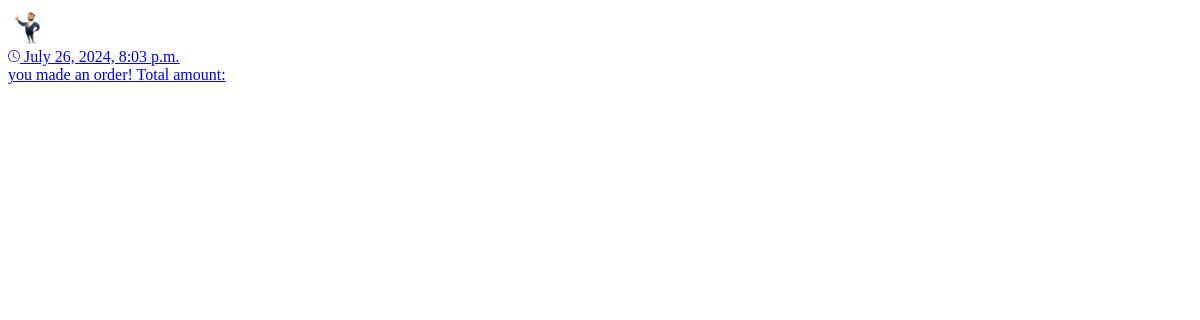
Before: /users/user_notifications/ (signed in) with the older database file.
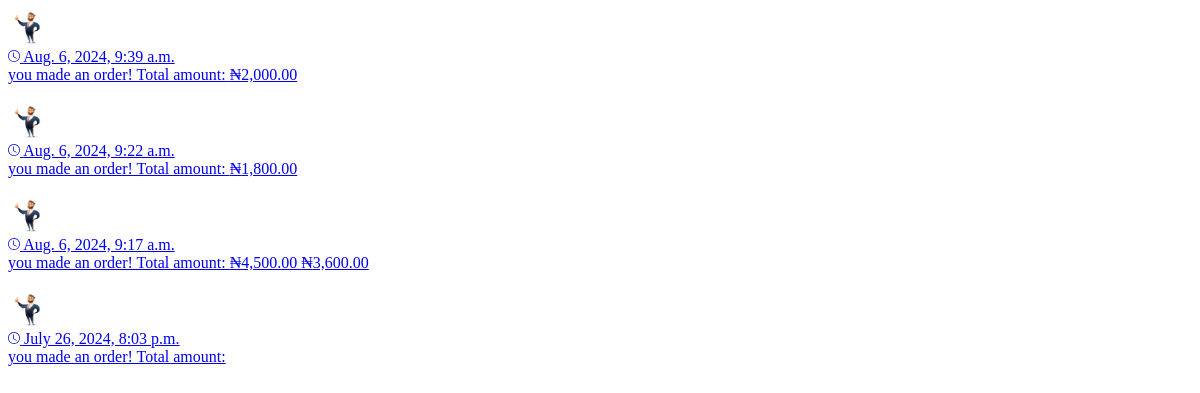
After: the same page with the newer database file.
### users/models.py (models this page shows, shortened)
class Notification(models.Model):
    NOTIFICATION_TYPES = (
        (1, "Account Created"), (2, "Order"),
    )
    user = models.ForeignKey(settings.AUTH_USER_MODEL, blank=True, null=True, on_delete=models.CASCADE,
                             related_name="noti_to_user")
    notification_type = models.IntegerField(choices=NOTIFICATION_TYPES)
    orders = models.ManyToManyField(Checkout, blank=True)
    date_posted = models.DateTimeField(default=datetime.now)
    is_seen = models.BooleanField(default=False)

### products/models.py (models this page shows, shortened)
class Checkout(models.Model):
    user = models.ForeignKey(settings.AUTH_USER_MODEL, on_delete=models.CASCADE)
    product = models.ForeignKey(Product, on_delete=models.CASCADE)
    quantity = models.IntegerField(default=0)
    complete = models.BooleanField(default=False, null=True, blank=True)
    date_posted = models.DateTimeField(default=datetime.now)
    class Meta:
        ordering = ["-date_posted"]
    @property
    def get_total(self):
        total = self.product.price * self.quantity
        return total

class Product(models.Model):
    id = models.UUIDField(default=uuid.uuid4, unique=True, primary_key=True, editable=False)
    name = models.CharField(max_length=100)
    price = models.FloatField(default=0)
    description = RichTextField()
    category = models.ForeignKey(Category, on_delete=models.CASCADE)
    image = CloudinaryField('image', default='thumbnail-placeholder-500x334.jpg')
    rating_count = models.FloatField(default=0)
    product_purchase = models.IntegerField(default=0)
    date_posted = models.DateTimeField(default=datetime.now)
    date_updated = models.DateTimeField(auto_now=True)
    class Meta:
        ordering = ["-date_posted"]

### users/views.py (the view)
# urls.py: path("users/user_notifications/", user_view.user_notifications, name="user_notifications"),
@login_required
def user_notifications(request):
    queryset = []
    for i in Notification.objects.filter(user=request.user):
        queryset.append(i.is_seen == True)
        i.is_seen = True
        i.save()
    notification = Notification.objects.filter(user=request.user).order_by("-id")[:10]
    return render(request, 'users/partials/user_notifications.html',
                  {'notification': notification})

### users/templates/users/partials/user_notifications.html (shortened to what this page needs)
{% load static %}
{% load humanize %}
{% if notification %}
{% for i in notification %}
{% if i.notification_type == 2 %}
<div class="box-element">
    <a class="dropdown-item d-flex align-items-center" href="#">
        <div class="dropdown-list-image mr-2">
            <img src="{% static 'images/successful-beard-businessman-character-gives-thumb-up-successful-man-smile-finger-agreement_573689-518.avif' %}"
                 class="avatar rounded-circle" width="40px" height="40px"
                 alt="...">
        </div>
        <div class="ml-3">
            <div class="small text-gray-500">
                <svg xmlns="http://www.w3.org/2000/svg" width="12" height="12"
                     fill="currentColor" class="bi bi-clock" viewBox="0 0 16 16">
                    <path d="M8 3.5a.5.5 0 0 0-1 0V9a.5.5 0 0 0 .252.434l3.5 2a.5.5 0 0 0 .496-.868L8 8.71V3.5z"/>
                    <path d="M8 16A8 8 0 1 0 8 0a8 8 0 0 0 0 16zm7-8A7 7 0 1 1 1 8a7 7 0 0 1 14 0z"/>
                </svg>
                {{ i.date_posted }}
            </div>
            <span class="font-weight-bold">
                you made an order! Total amount:
                {% for order in i.orders.all %}
                ₦{{ order.get_total|floatformat:2|intcomma }}
                {% endfor %}
            </span>
        </div>
    </a>
</div>
{% endif %}
{% endfor %}
{% else %}
<h5> Nothing to see here because you haven't purchased anything</h5>
<br>
{% endif %}

Changed rows visible on the page:
added Notification: notification_type 2 (drawn), date_posted "Aug. 6, 2024, 9:39 a.m."
added Checkout: get_total "2,000.00", shown under "Aug. 6, 2024, 9:39 a.m."
added Notification: notification_type 2 (drawn), date_posted "Aug. 6, 2024, 9:22 a.m."
added Checkout: get_total "1,800.00", shown under "Aug. 6, 2024, 9:22 a.m."
added Notification: notification_type 2 (drawn), date_posted "Aug. 6, 2024, 9:17 a.m."
now on this page (row edited): Checkout: get_total "4,500.00", shown under "Aug. 6, 2024, 9:17 a.m."
now on this page (row edited): Checkout: get_total "3,600.00", shown under "Aug. 6, 2024, 9:17 a.m."
